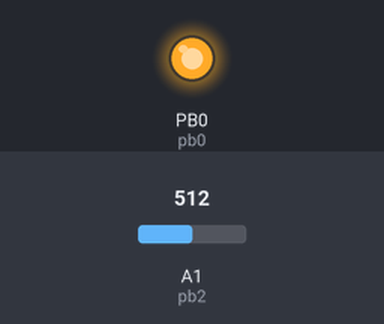
A sketch run on a simulated ATtiny85, built with avr-gcc and run on an emulated ATtiny85. Parts: output pins drawn as LEDs (lit = HIGH). Dashed ring = blinking. The inputs (shaded band) are chosen by the test bench; at power-on: A1 (pb2) = 512.

Above: at 1.2 s.
1.3 s: A1 (pb2) set to 350
2.8 s: A1 (pb2) set to 327
At 2.95 s:
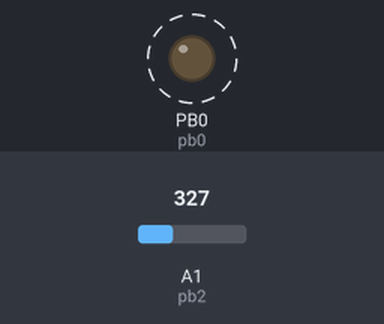
5.8 s: A1 (pb2) set to 511
At 6.2 s:
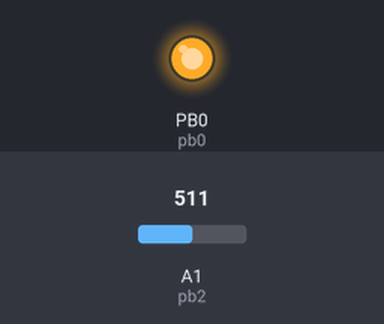
7.3 s: A1 (pb2) set to 306
At 7.55 s:
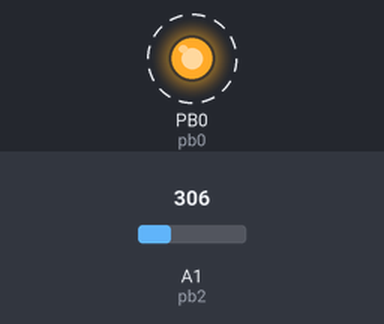
Timing chart, 0 to 11.3 s (numbered marks = the images above; inputs shaded):
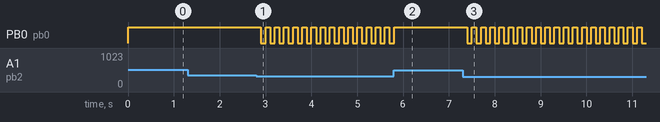

Measured:
- the behaviour switches between 337 and 336 on A1 (pb2) (found by bisection; images 0 and 1)
- after the input at 1.3 s, every drawn part: stays the same
- after the input at 2.8 s, PB0 (pb0): alternates HIGH for 0.10 s and LOW for 0.10 s, starting after 0.10 s
- after the input at 5.8 s, PB0 (pb0): goes on until 5.8 s, then stays HIGH
- after the input at 7.3 s, PB0 (pb0): alternates HIGH for 0.10 s and LOW for 0.10 s, starting after 0.10 s

The sketch:

thermometer_using_attiny851.ino
```cpp
// C++ code
//Author: Saleh Sadid Mir
// CSE, KUET
/* Title: Thermometer using ATtiny85*/
int pb0=0;
#define pb2 A1
double realdegree;

void setup()
{
  pinMode(pb0, OUTPUT);
  realdegree=0.0;

}

void loop()
{
  int degree;
  degree= analogRead(pb2);
  realdegree = (double) degree /1024;
  realdegree*=5;
  realdegree-= 0.5;
  realdegree*=100;
  realdegree= (9.0/5)*(realdegree )+32;

  if(realdegree>=70 && realdegree<= 116){
    digitalWrite(pb0,HIGH);
    delay(500);
    digitalWrite(pb0,LOW);
    delay(500);
  }
  else if(realdegree>=-40 && realdegree<= 68){
    digitalWrite(pb0,HIGH);
    delay(1000);
    digitalWrite(pb0,LOW);
    delay(1000);
  }
  else if(realdegree>=123 && realdegree<= 238){
    digitalWrite(pb0,HIGH);
    delay(100);
    digitalWrite(pb0,LOW);
    delay(100);
  }
  else {
    digitalWrite(pb0, HIGH);
  }

}
```
